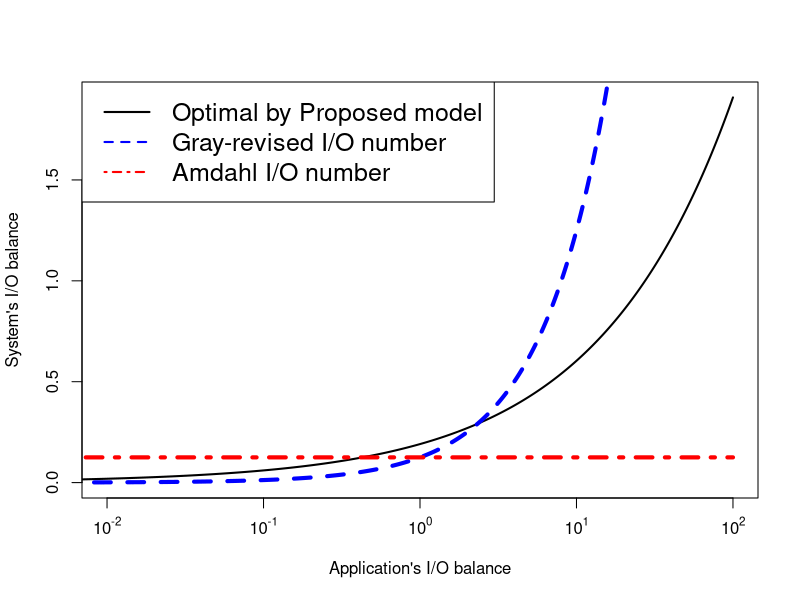

Reproduce this figure in R.
pdf("//Users/arghyakusumdas/Documents/MyGitProjects/MyIeeeAccessPaper/IEEEtran/IEEEtran/Figures/ModelFigures/beta_io.pdf")
d <- 27.44

x <- seq(0, 100, by=.0001)
y <- sqrt(x/d)

plot(x, y, log="x", col='black', lwd=2, lty=1, type="l", xaxt="n", xlim=c(0.01, 100),
xlab="Application's I/O balance",
ylab="System's I/O balance")
ticks <- seq(-2, 2, by=1)
labels <- sapply(ticks, function(i) as.expression(bquote(10^ .(i))))
axis(1, at=c(0.01, 0.1, 1, 10, 100), labels=labels)

y <- x/8
lines(x, y=y, lwd=4, col="blue", lty=2)

y <- 0.125/x*x
lines(x, y=y, lwd=4, col="red", lty=4)

legend("topleft", c("Optimal by Proposed model", "Gray-revised I/O number", "Amdahl I/O number"), col=c("black","blue","red"), lwd=c(2,2), lty=c(1,2,4), cex=1.5)